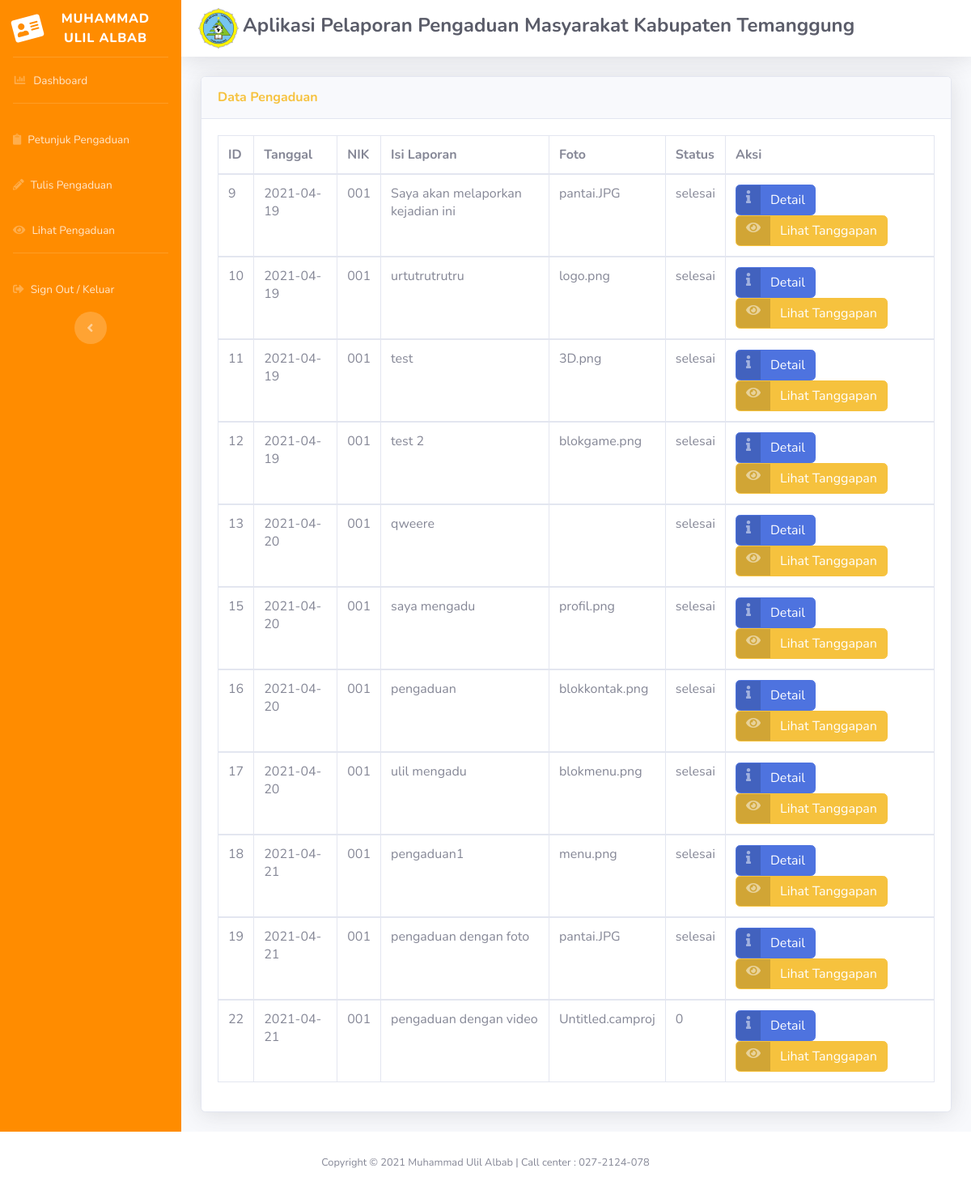
/masyarakat.php?url=lihat_pengaduan (signed in), run on the app's committed database.
### tables this page shows
CREATE TABLE `pengaduan` (
  `id_pengaduan` int(11) NOT NULL,
  `tgl_pengaduan` date NOT NULL,
  `nik` char(16) NOT NULL,
  `isi_laporan` text NOT NULL,
  `foto` varchar(255) NOT NULL,
  `status` enum('0','proses','selesai','') NOT NULL
);

### lihat_pengaduan.php (the view, shortened to what this page needs)
<!DOCTYPE html>
<html lang="en">
<head>
  <link href="vendor/fontawesome-free/css/all.min.css" rel="stylesheet" type="text/css">
  <link href="css/sb-admin-2.min.css" rel="stylesheet">
  <link href="vendor/datatables/dataTables.bootstrap4.min.css" rel="stylesheet">
</head>
<body id="page-top">
          <div class="card shadow mb-4">
            <div class="card-header py-3">
              <h6 class="m-0 font-weight-bold text-warning">Data Pengaduan</h6>
            </div>
            <div class="card-body">
              <div class="table-responsive">
                <table class="table table-bordered" id="dataTable" width="100%" cellspacing="0">
                  <thead>
                    <tr>
                      <th>ID</th>
                      <th>Tanggal</th>
                      <th>NIK</th>
                      <th>Isi Laporan</th>
                      <th>Foto</th>
                      <th>Status</th>
                      <th>Aksi</th>
                    </tr>
                  </thead>
                  <?php
                  require 'koneksi.php';
                  $sql=mysqli_query($koneksi,"select * from pengaduan where nik='$_SESSION[nik]'");
                  while ($data=mysqli_fetch_array($sql)){
                  ?>
                  <tbody>
                    <tr>
                      <td><?php echo $data['id_pengaduan']; ?> </td>
                      <td><?php echo $data['tgl_pengaduan']; ?> </td>
                      <td><?php echo $data['nik']; ?> </td>
                      <td><?php echo $data['isi_laporan']; ?> </td>
                      <td><?php echo $data['foto']; ?> </td>
                      <td><?php echo $data['status']; ?> </td>
                      <td>
                         <a href=?url=detail_pengaduan&id=<?php echo $data['id_pengaduan'] ?> class="btn btn-primary btn-icon-split">
                          <span class="icon text-white-50">
                          <i class="fas fa-info"></i>
                          </span>
                          <span class="text">Detail </span>
                         </a>
                        <a href="?url=lihat_tanggapan&id=<?php echo $data['id_pengaduan']; ?>" class="btn btn-warning btn-icon-split">
                          <span class="icon text-white-50">
                          <i class="fas fa-eye"></i>
                          </span>
                          <span class="text">Lihat Tanggapan </span>
                         </a>
                      </td>
                    </tr>
                  </tbody>
                <?php } ?>
                </table>
              </div>
            </div>
          </div>
        </div>
      </div>
    </div>
  </div>
</body>
</html>

### masyarakat.php (shortened to what this page needs)
<html lang="en">
<head>
  <link href="vendor/fontawesome-free/css/all.min.css" rel="stylesheet" type="text/css">
  <link href="css/sb-admin-2.min.css" rel="stylesheet">
</head>
<body id="page-top">
  <div id="wrapper">
    <ul class="navbar-nav  sidebar sidebar-dark accordion" id="accordionSidebar" style="background-color: darkorange;">
      <a class="sidebar-brand d-flex align-items-center justify-content-center" href="index.html">
        <div class="sidebar-brand-icon rotate-n-15">
          <i class="fas fa-address-card"></i>
        </div>
        <div class="sidebar-brand-text mx-3" >Muhammad Ulil Albab</div>
      </a>
      <hr class="sidebar-divider my-0">
      <li class="nav-item">
        <a class="nav-link" href="masyarakat.php">
          <i class="fas fa-fw fa-chart-bar"></i>
          <span>Dashboard</span></a>
      </li>
      <hr class="sidebar-divider">
      <li class="nav-item">
        <a class="nav-link" href="?url=petunjuk">
          <i class="fas fa-clipboard"></i>
          <span>Petunjuk Pengaduan</span></a>
      </li>
      <li class="nav-item">
        <a class="nav-link" href="?url=tulis_pengaduan">
          <i class="fas fa-pencil-alt"></i>
          <span>Tulis Pengaduan</span></a>
      </li>
      <li class="nav-item">
        <a class="nav-link" href="?url=lihat_pengaduan">
          <i class="fas fa-eye"></i>
          <span>Lihat Pengaduan</span></a>
      </li>
      <hr class="sidebar-divider d-none d-md-block">
       <li class="nav-item">
        <a class="nav-link" href="index.php">
          <i class="fas fa-sign-out-alt"></i>
          <span>Sign Out / Keluar</span></a>
      </li>
      <div class="text-center d-none d-md-inline">
        <button class="rounded-circle border-0" id="sidebarToggle"></button>
      </div>
    </ul>
    <div id="content-wrapper" class="d-flex flex-column">
      <div id="content">
        <nav class="navbar navbar-expand navbar-light bg-white topbar mb-4 static-top shadow">
          <img src="logo.png" style="float: right; margin: 5px;" width="50">
          <h4 class=" text-gray-800"><b>Aplikasi Pelaporan Pengaduan Masyarakat Kabupaten Temanggung</b></h4>
        </nav>
        <div class="container-fluid">
         <?php include 'halaman_masyarakat.php';
         ?>
      <footer class="sticky-footer bg-white">
        <div class="container my-auto">
          <div class="copyright text-center my-auto">
            <span>Copyright &copy; 2021 Muhammad Ulil Albab | Call center : 027-2124-078</span>
          </div>
        </div>
      </footer>
</body>
</html>

### halaman_masyarakat.php (shortened to what this page needs)
<?php
if (isset($_GET['url']))
{
	$url=$_GET['url'];
	switch ($url) {
		case 'lihat_pengaduan';
		include 'lihat_pengaduan.php';
			break;
	}
}
else
{
	?>
	Selamat Datang di Aplikasi Web Pelaporan Pengaduan Masyarakat Temanggung<br><br>
	Anda Login Sebagai : <h2 class="text-warning"><i class="fas fa-users"></i> <b><?php echo $_SESSION['nama'];
}
?>

### data on the page
pengaduan: id_pengaduan "9", tgl_pengaduan "2021-04-19", nik "001", isi_laporan "Saya akan melaporkan kejadian ini", foto "pantai.JPG", status "selesai"
pengaduan: id_pengaduan "10", tgl_pengaduan "2021-04-19", nik "001", isi_laporan "urtutrutrutru", foto "logo.png", status "selesai"
pengaduan: id_pengaduan "11", tgl_pengaduan "2021-04-19", nik "001", isi_laporan "test", foto "3D.png", status "selesai"
pengaduan: id_pengaduan "12", tgl_pengaduan "2021-04-19", nik "001", isi_laporan "test 2", foto "blokgame.png", status "selesai"
pengaduan: id_pengaduan "13", tgl_pengaduan "2021-04-20", nik "001", isi_laporan "qweere", status "selesai"
pengaduan: id_pengaduan "15", tgl_pengaduan "2021-04-20", nik "001", isi_laporan "saya mengadu", foto "profil.png", status "selesai"
pengaduan: id_pengaduan "16", tgl_pengaduan "2021-04-20", nik "001", isi_laporan "pengaduan", foto "blokkontak.png", status "selesai"
pengaduan: id_pengaduan "17", tgl_pengaduan "2021-04-20", nik "001", isi_laporan "ulil mengadu", foto "blokmenu.png", status "selesai"
pengaduan: id_pengaduan "18", tgl_pengaduan "2021-04-21", nik "001", isi_laporan "pengaduan1", foto "menu.png", status "selesai"
pengaduan: id_pengaduan "19", tgl_pengaduan "2021-04-21", nik "001", isi_laporan "pengaduan dengan foto", foto "pantai.JPG", status "selesai"
pengaduan: id_pengaduan "22", tgl_pengaduan "2021-04-21", nik "001", isi_laporan "pengaduan dengan video", foto "Untitled.camproj", status "0"
